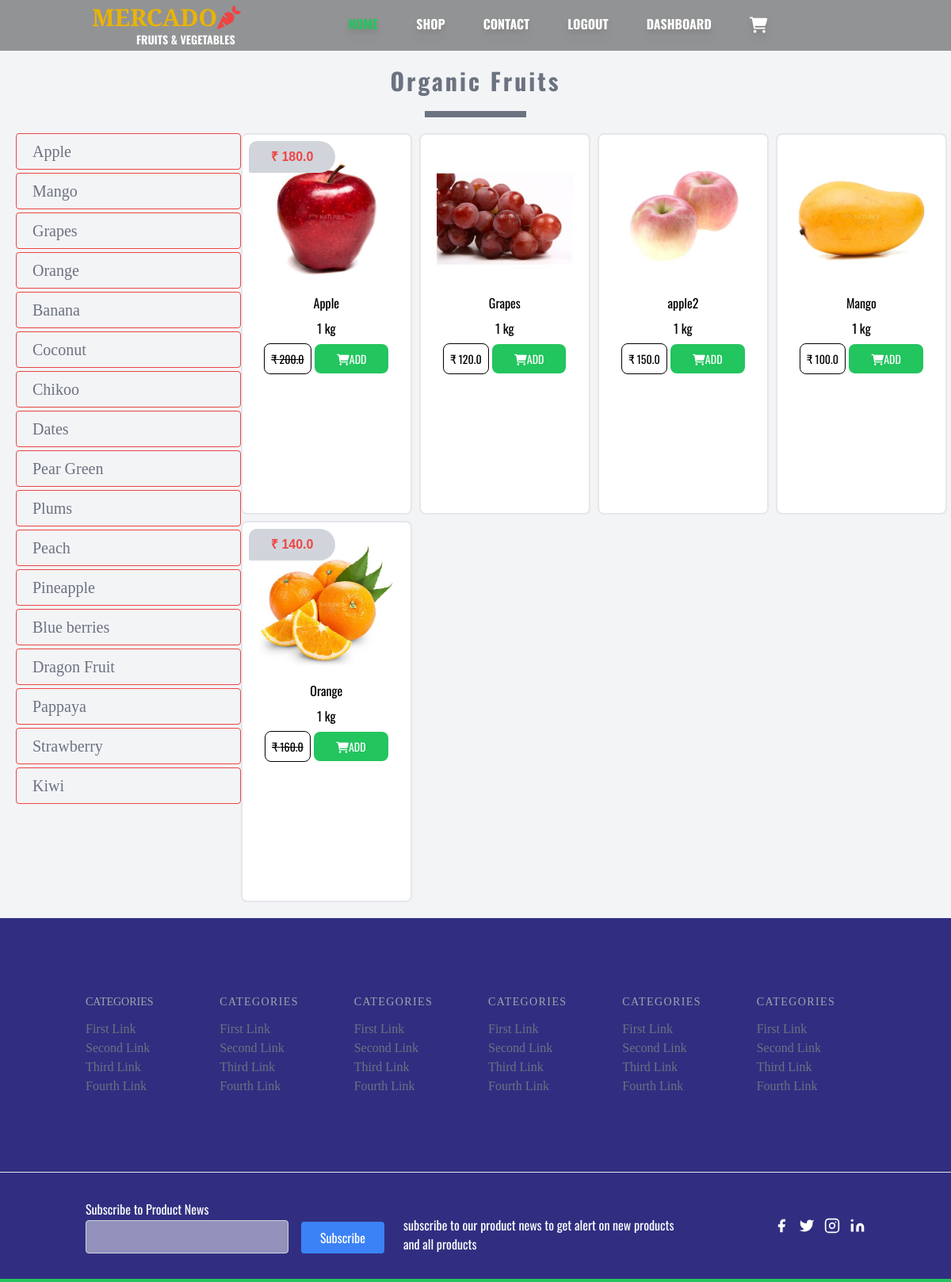
/organic_fruits/ (signed in), run on the app's committed database.
### myapp/models.py (models this page shows)
class Products(models.Model):
    product_name=models.CharField(max_length=100)
    product_type=models.CharField(max_length=100,choices=PRODUCT_TYPES,default=ORGANIC_FRUITS)
    product_qty=models.PositiveIntegerField(default=0)
    product_image=models.ImageField(upload_to ='uploads/',blank=True)
    product_price=models.FloatField(validators=[MinValueValidator(0.0)],)
    product_discount=models.FloatField(validators=[MinValueValidator(0.0)],blank=True,default=0)

### myapp/views.py (the view)
# urls.py: path('organic_fruits/',views.organic_fruits,name='organic_fruits'),
def organic_fruits(request):
    p=Products.objects.filter(product_type__contains='Organic Fruits')
    cart=Cart.objects.filter(user=request.user)
    for obj in p:
	    obj.difference = obj.product_price - obj.product_discount
    return render(request,"myapp/organic_fruits.html",{"p":p,"cart":cart})

### myapp/templates/myapp/organic_fruits.html (shortened to what this page needs)
{% extends 'myapp/index.html' %}
{% block organic_fruits %}
    {% include 'myapp/navbar.html' %}
        <h1 class="text-center text-3xl my-5 oswald-font text-gray-500 font-bold tracking-widest">Organic Fruits</h1>
        <div class="w-32 h-2 mx-auto bg-gray-500 mb-5"></div>
        <div class="flex lg:flex-row flex-col w-full mb-5">
            <div class="flex lg:flex-col flex-row lg:pl-5 pl-0 lg:w-1/3 source-serif-pro space-y-1 pb-1 font-[30px] lg:h-[60vh] w-[98vw] lg:overflow-y-auto overflow-x-auto sidebar_organic_fruits text-xl">
                <a href="" class="border text-gray-500 rounded text-left py-2 hover:bg-red-500 hover:text-white lg:pl-5 px-1 border-red-500 flex items-center justify-center lg:justify-start">Apple</a>
                <a href="" class="border text-gray-500 rounded border-red-500 text-left py-2 hover:bg-red-500 hover:text-white lg:pl-5 px-1 flex items-center justify-center lg:justify-start">Mango</a>
                <a href="" class="border text-gray-500 rounded border-red-500 text-left py-2 hover:bg-red-500 hover:text-white lg:pl-5 px-1 flex items-center justify-center lg:justify-start">Grapes</a>
                <a href="" class="border text-gray-500 rounded border-red-500 text-left py-2 hover:bg-red-500 hover:text-white lg:pl-5 px-1 flex items-center justify-center lg:justify-start">Orange</a>
                <a href="" class="border text-gray-500 rounded border-red-500 text-left py-2 hover:bg-red-500 hover:text-white lg:pl-5 px-1 flex items-center justify-center lg:justify-start">Banana</a>
                <a href="" class="border text-gray-500 rounded border-red-500 text-left py-2 hover:bg-red-500 hover:text-white lg:pl-5 px-1 flex items-center justify-center lg:justify-start">Coconut</a>
                <a href="" class="border text-gray-500 rounded border-red-500 text-left py-2 hover:bg-red-500 hover:text-white lg:pl-5 px-1 flex items-center justify-center lg:justify-start">Chikoo</a>
                <a href="" class="border text-gray-500 rounded border-red-500 text-left py-2 hover:bg-red-500 hover:text-white lg:pl-5 px-1 flex items-center justify-center lg:justify-start">Dates</a>
                <a href="" class="border text-gray-500 rounded border-red-500 text-left py-2 hover:bg-red-500 hover:text-white lg:pl-5 px-1 flex items-center justify-center lg:justify-start ">Pear Green</a>
                <a href="" class="border text-gray-500 rounded border-red-500 text-left py-2 hover:bg-red-500 hover:text-white lg:pl-5 px-1 flex items-center justify-center lg:justify-start">Plums</a>
                <a href="" class="border text-gray-500 rounded border-red-500 text-left py-2 hover:bg-red-500 hover:text-white lg:pl-5 px-1 flex items-center justify-center lg:justify-start">Peach</a>
                <a href="" class="border text-gray-500 rounded border-red-500 text-left py-2 hover:bg-red-500 hover:text-white lg:pl-5 px-1 flex items-center justify-center lg:justify-start">Pineapple</a>
                <a href="" class="border text-gray-500 rounded border-red-500 text-left py-2 hover:bg-red-500 hover:text-white lg:pl-5 px-1 flex items-center justify-center lg:justify-start">Blue berries</a>
                <a href="" class="border text-gray-500 rounded border-red-500 text-left py-2 hover:bg-red-500 hover:text-white lg:pl-5 px-1 flex items-center justify-center lg:justify-start w-auto">Dragon Fruit</a>
                <a href="" class="border text-gray-500 rounded border-red-500 text-left py-2 hover:bg-red-500 hover:text-white lg:pl-5 px-1 flex items-center justify-center lg:justify-start">Pappaya</a>
                <a href="" class="border text-gray-500 rounded border-red-500 text-left py-2 hover:bg-red-500 hover:text-white lg:pl-5 px-1 flex items-center justify-center lg:justify-start">Strawberry</a>
                <a href="" class="border text-gray-500 rounded border-red-500 text-left mb-4 py-2 hover:bg-red-500 hover:text-white lg:pl-5 px-1 flex items-center justify-center lg:justify-start">Kiwi</a>
            </div>
            <div class="w-full grid lg:grid-cols-4 gap-x-1 gap-y-2">
                {% for product in p %}
                <div class="lg:w-[18vw] w-[90%] mx-auto lg:mx-0 p-5 text-center  border-2 rounded-lg relative bg-white">
                    <img src="{{product.product_image.url}}" alt="Apple red delicious" class="rounded-lg w-full mb-2">
                    <p class="mb-2 oswald-font">{{ product.product_name }}</p>
                    <p class="mb-4 oswald-font">1 kg</p>
                    {% if product.product_discount != 0 %}
                    <a href="" class="uppercase text-sm border oswald-font border-black rounded-lg p-2 line-through">₹ {{product.product_price}}</a>
                    <span class="absolute top-2 left-2 bg-gray-300 text-red-500 font-extrabold px-7 py-2" style="border-top-left-radius: 50px;border-bottom-left-radius: 10px;border-bottom-right-radius: 100px;border-top-right-radius: 100px;">₹ {{product.difference}}</span>
                    {% else %}
                    <a href="" class="uppercase text-sm border oswald-font border-black rounded-lg p-2">₹ {{product.product_price}}</a>
                    {% endif %}
                    <a class="uppercase text-sm bg-green-500 p-2 rounded-lg text-white px-7 oswald-font" onclick="addToCart({{product.id}})" id="add_cart{{product.id}}"><i class="fa-solid fa-cart-shopping"></i>add</a>
                </div>
                {% endfor %}
            </div>
        </div>
    {% include 'myapp/footer.html' %}
{% endblock %}

### data on the page
Products: product_image (picture), product_name "Apple", product_price "200.0", difference "180.0"
Products: product_image (picture), product_name "Grapes", product_price "120.0"
Products: product_image (picture), product_name "apple2", product_price "150.0"
Products: product_image (picture), product_name "Mango", product_price "100.0"
Products: product_image (picture), product_name "Orange", product_price "160.0", difference "140.0"
